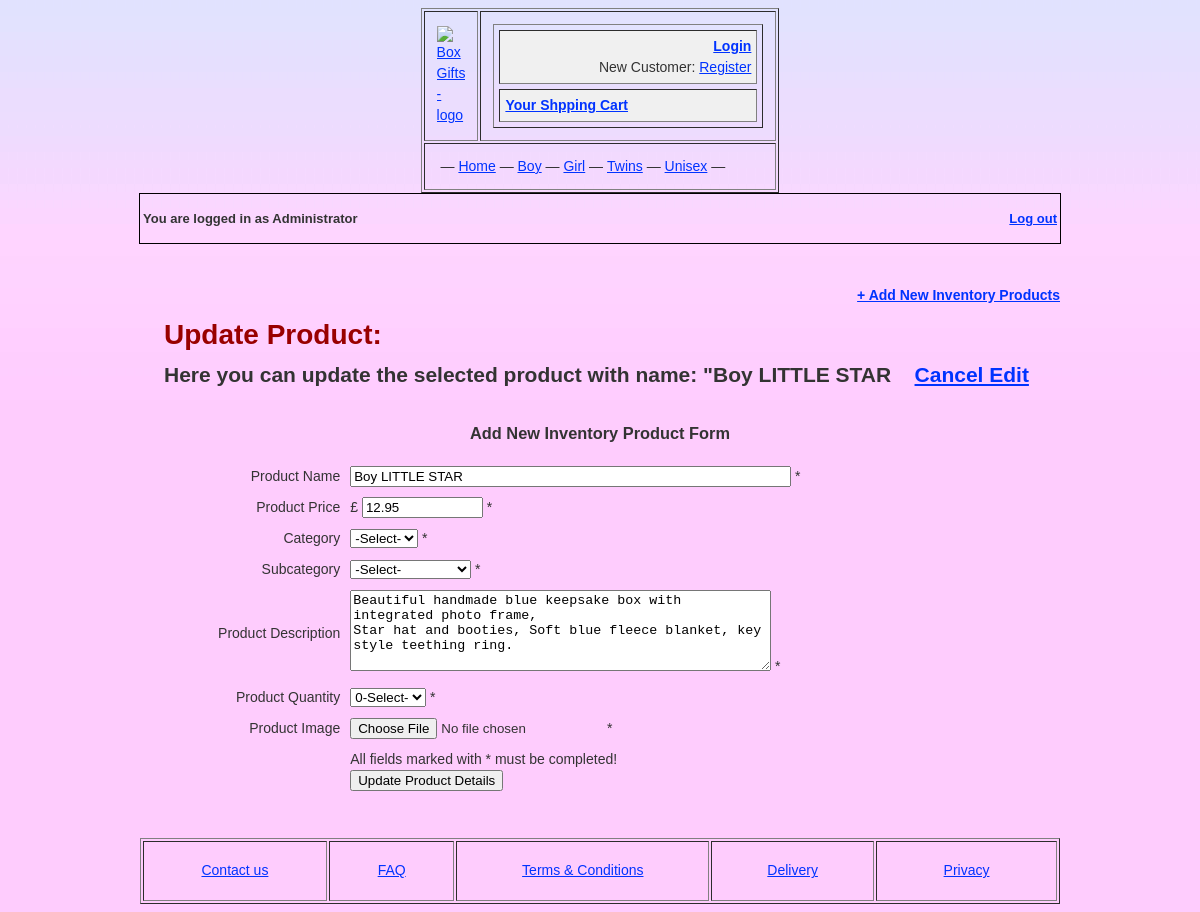
The page /admin/inventory_edit.php?pid=1 (signed in) on the database its author committed.
### tables this page shows
CREATE TABLE products(
    id BIGINT NOT NULL AUTO_INCREMENT PRIMARY KEY,
    productName VARCHAR(255) NOT NULL UNIQUE KEY,
	productPrice FLOAT NOT NULL,
    productCategory VARCHAR(100) NOT NULL,
	productSubcategory VARCHAR(100) NOT NULL,
    productDescription TEXT,
    productQuantity BIGINT NOT NULL,
    productDateAdded DATE NOT NULL,
    INDEX (id, productName)
    );

### store/storescripts/mysql.inc.php (called while the page is built, shortened)
<?php
function connect()
{
$db_Link = mysql_connect(DB_HOST, DB_USER, DB_PASS) or die ('Cannot connect to the MySQL Server. Please go and check your username, password and database parameters in your configuration file.');
return $db_Link;
}
function query($query)
{
if(!isset($db_Link))
$db_Link = connect();
$result = mysql_query($query, $db_Link) or die('Error: ' . mysql_error());
$lastInsertID = mysql_insert_id($db_Link);
$returnArray = array();
$i=0;
while ($row = mysql_fetch_array($result, MYSQL_BOTH))
if ($row)
$returnArray[$i++]=$row;
return $returnArray;
}
?>

### admin/inventory_edit.php (the view, shortened to what this page needs)
<?php
if (isset($_GET['pid'])){
$targetID = $_GET['pid'];
$sql = "SELECT * FROM products WHERE id='$targetID'";
$res = query($sql);
if($res) {
foreach ($res as $row) {
		$productName = $row["productName"];
		$productPrice = $row["productPrice"];
		$productSubcategory = $row["productSubcategory"];
		$productDescription = $row["productDescription"];
		$productQuantity = $row["productQuantity"];
}
}else{
	echo"Error - the item does not exist in the systme. You should't see this message at all if product is already on the system.";
	exit();
}
}
?>
<!DOCTYPE HTML>
<html>
<head>
<link rel="stylesheet" href="../css/mainStyle.css" type="text/css" media="screen">
</head>
<body>
<div align="center" id="mainWraper">
  <?php include_once("../store/template_header.php");?>
    <div align="left"; style="margin-right: 24px; width: 920px; margin-left:auto; margin-right:auto; border: 1px solid #000;">
    <table align="center" width="920px" border="0">
  <tr>
    <td width="802" align="left"><h1 style="font-size: 13px;">You are logged in as Administrator</h1></td>
    <td width="108" align="right"><h2 style="font-size: 13px;"> <a href="../store/storescripts/logout.php">Log out</a></h2></td>
  </tr>
</table>
  </div>
	<div id="pageContent" style="width:920px;"><br/>
    <div align="right" style="padding-right:120px; padding-top: 20px; margin-left:auto; margin-right:auto; width:920px"><a href="inventory_list.php#inventoryForm"><strong>+ Add New Inventory Products</strong></a></div>
   	 <div align="left"; style="padding-left: 24px; width:920px; margin-left:auto; margin-right:auto;">
       <h1 style="text-align:left; color:#900;">Update Product:</h1>
       <h2>Here you can update the selected product with name: "<?php echo $productName;?>&nbsp;&nbsp;&nbsp;&nbsp;<a href="inventory_list.php"><strong>Cancel Edit</strong></a><br/><br/></h2>
</div>
     <h3>Add New Inventory Product Form</h3>
     <form action="inventory_edit.php?pid=<?php echo $targetID; ?>" enctype="multipart/form-data" name="myForm" id="myForm" method="POST">
     <table width="920px" border="0" cellspacing="0" cellpadding="5">
       <tr>
         <td align="right">Product Name</td>
         <td><label>
         <input name="productName" type="text" id="productName" size="52" value="<?php echo $productName;?>"/>
         </label>*</td>
       </tr>
       <tr>
         <td align="right">Product Price</td>
         <td><label>
         £
         <input name="productPrice" type="text" id="textfield" size="12" value="<?php echo $productPrice;?>"/>
         </label>*</td>
       </tr>
       <tr>
         <td align="right">Category</td>
         <td><label>
         <select name="productCategory" id="category">
         <option value="">-Select-</option>
         </select>
         </label>*</td>
       </tr>
       <tr>
         <td align="right">Subcategory</td>
         <td><label>
         <select name="productSubcategory" id="subcategory">
         <option value="<?php echo $productSubcategory;?>"><?php echo $productSubcategory;?>-Select-</option>
         </select>
         </label>*</td>
       </tr>
       <tr>
         <td align="right">Product Description</td>
         <td><label>
         <textarea name="productDescription" id="description" cols="50" rows="5"><?php echo $productDescription;?></textarea>
         </label>*</td>
       </tr>
       <td align="right">Product Quantity</td>
         <td><label>
         <select name="productQuantity" id="quantity">
         <option value="<?php echo $productQuantity;?>"><?php echo $productQuantity;?>-Select-</option>
         </select>
         </label>*</td>
       <tr>
         <td align="right">Product Image</td>
         <td><label>
         <input type="file" name="fileField" id="fileField"/>
         </label>*</td>
       </tr>
       <tr>
         <td>&nbsp;</td>
         <td><label>All fields marked with * must be completed!<br/>
         <input type="submit" name="button" id="button" value="Update Product Details"/>
         </label></td>
       </tr>
     </table>
     </form>
     <br/>
     <br/>
  </div>
<?php include_once("../store/template_footer.php");?>
</div>
</body>
</html>

### css/mainStyle.css (style rules this page uses)
body,td,th { font-family: Arial, Helvetica, sans-serif; font-size: 14px; color: #333; line-height:1.5em; }
body { background-color: #FECCFD; background-image: url(../Images/bgImage.jpg); background-repeat: repeat-x; }
a:link { color: #03F; }
#pageContent { color:#333; }

### rows shown on the page
products: productName "Boy LITTLE STAR", productPrice "12.95", productDescription "Beautiful handmade blue keepsake box with integrated photo frame, Star hat and booties, Soft blue fleece blanket, key style teething ring.", productQuantity "0-Select-"
